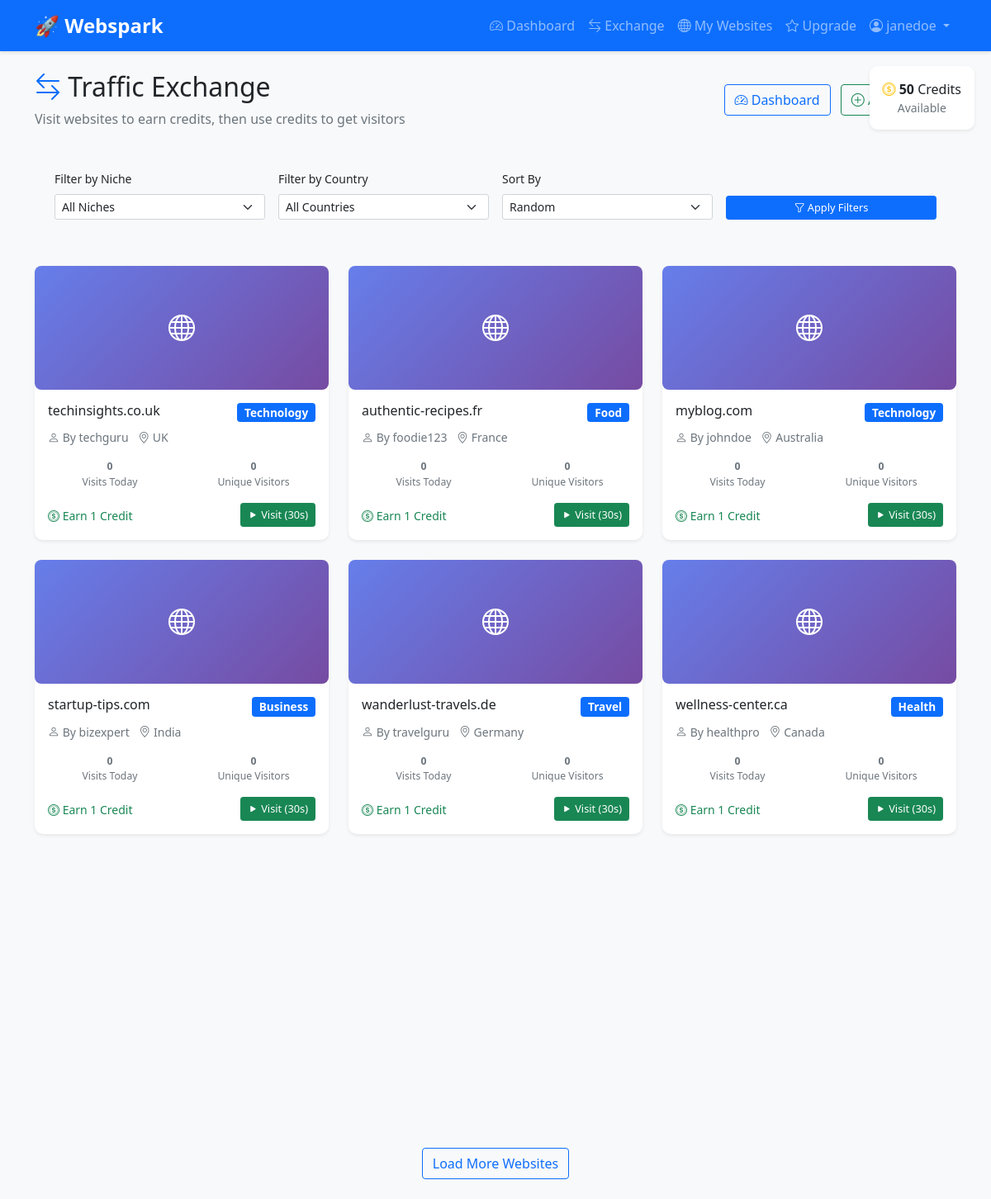
Page /exchange.php (signed in) on the committed database.
### tables this page shows
CREATE TABLE users (
    id INT AUTO_INCREMENT PRIMARY KEY,
    username VARCHAR(50) UNIQUE NOT NULL,
    email VARCHAR(100) UNIQUE NOT NULL,
    password VARCHAR(255) NOT NULL,
    credits INT DEFAULT 0,
    subscription VARCHAR(20) DEFAULT 'free',
    country VARCHAR(50),
    niche VARCHAR(50),
    created_at DATETIME DEFAULT CURRENT_TIMESTAMP,
    
     
    email_verified TINYINT(1) DEFAULT 0,
    verification_code VARCHAR(64),
    reset_token VARCHAR(64),
    reset_expires DATETIME,
    failed_login_attempts INT DEFAULT 0,
    last_login_attempt DATETIME,
    account_locked TINYINT(1) DEFAULT 0,
    
     
    referral_code VARCHAR(32),
    referred_by INT,
    last_active DATETIME DEFAULT CURRENT_TIMESTAMP,
    timezone VARCHAR(50) DEFAULT 'UTC',
    language_preference VARCHAR(10) DEFAULT 'en',
    avatar_url VARCHAR(255),
    bio TEXT,
    
     
    FOREIGN KEY (referred_by) REFERENCES users(id) ON DELETE SET NULL,
    
     
    INDEX idx_email (email),
    INDEX idx_username (username),
    INDEX idx_subscription (subscription),
    INDEX idx_email_verified (email_verified),
    INDEX idx_referral_code (referral_code),
    INDEX idx_created_at (created_at)
);

CREATE TABLE websites (
    id INT AUTO_INCREMENT PRIMARY KEY,
    user_id INT NOT NULL,
    url VARCHAR(500) NOT NULL,  
    title VARCHAR(200),
    description TEXT,
    niche VARCHAR(50),
    country VARCHAR(50),
    language VARCHAR(10) DEFAULT 'en',
    status VARCHAR(20) DEFAULT 'pending',  
    created_at DATETIME DEFAULT CURRENT_TIMESTAMP,
    updated_at DATETIME DEFAULT CURRENT_TIMESTAMP ON UPDATE CURRENT_TIMESTAMP,
    
     
    approval_date DATETIME,
    rejection_reason TEXT,
    last_checked DATETIME,
    
     
    meta_keywords TEXT,
    category VARCHAR(100),
    target_audience VARCHAR(100),
    monthly_visitors INT DEFAULT 0,
    bounce_rate DECIMAL(5,2) DEFAULT 0.00,
    avg_session_duration INT DEFAULT 0,
    
    FOREIGN KEY (user_id) REFERENCES users(id) ON DELETE CASCADE,
    
     
    INDEX idx_user_id (user_id),
    INDEX idx_status (status),
    INDEX idx_niche (niche),
    INDEX idx_country (country),
    INDEX idx_created_at (created_at),
    
     
    UNIQUE KEY unique_url (url)
);

### exchange.php (the view, shortened to what this page needs)
<?php
include "config.php";
$user_id = $_SESSION['user_id'];
$stmt = $mysqli->prepare("SELECT credits, subscription FROM users WHERE id=?");
$stmt->bind_param("i", $user_id);
$stmt->execute();
$user_info = $stmt->get_result()->fetch_assoc();
$stmt = $mysqli->prepare("
    SELECT w.*, u.username, u.country as user_country,
           COALESCE(wa.visits_count, 0) as total_visits,
           COALESCE(wa.unique_visitors, 0) as unique_visitors
    FROM websites w
    JOIN users u ON w.user_id = u.id
    LEFT JOIN website_analytics wa ON w.id = wa.website_id AND wa.date = CURDATE()
    WHERE w.user_id != ? AND w.status = 'active'
    ORDER BY RAND()
    LIMIT 20
");
$stmt->bind_param("i", $user_id);
$stmt->execute();
$available_websites = $stmt->get_result();
?>
<!DOCTYPE html>
<html lang="en">
<head>
  <link href="https://cdn.jsdelivr.net/npm/bootstrap@5.1.3/dist/css/bootstrap.min.css" rel="stylesheet">
  <link href="https://cdn.jsdelivr.net/npm/bootstrap-icons@1.10.0/font/bootstrap-icons.css" rel="stylesheet">
  <link href="assets/css/style.css" rel="stylesheet">
</head>
<body class="dashboard-page">
<?php include "navbar.php"; ?>
<div class="credits-indicator">
  <div class="card shadow-sm">
    <div class="card-body p-3 text-center">
      <div class="credits-display">
        <i class="bi bi-coin text-warning"></i>
        <strong><?= $user_info['credits'] ?></strong> Credits
      </div>
      <div class="small text-muted">Available</div>
    </div>
  </div>
</div>
<div class="container py-4">
  <div class="d-flex justify-content-between align-items-center mb-4">
    <div>
      <h2><i class="bi bi-arrow-left-right text-primary"></i> Traffic Exchange</h2>
      <p class="text-muted mb-0">Visit websites to earn credits, then use credits to get visitors</p>
    </div>
    <div class="text-end">
      <a href="dashboard.php" class="btn btn-outline-primary">
        <i class="bi bi-speedometer2"></i> Dashboard
      </a>
      <a href="profile.php" class="btn btn-outline-success ms-2">
        <i class="bi bi-plus-circle"></i> Add Website
      </a>
    </div>
  </div>
  <div class="filter-section">
    <div class="row g-3">
      <div class="col-md-3">
        <label class="form-label small fw-semibold">Filter by Niche</label>
        <select id="nicheFilter" class="form-select form-select-sm">
          <option value="">All Niches</option>
        </select>
      </div>
      <div class="col-md-3">
        <label class="form-label small fw-semibold">Filter by Country</label>
        <select id="countryFilter" class="form-select form-select-sm">
          <option value="">All Countries</option>
        </select>
      </div>
      <div class="col-md-3">
        <label class="form-label small fw-semibold">Sort By</label>
        <select id="sortFilter" class="form-select form-select-sm">
          <option value="random">Random</option>
        </select>
      </div>
      <div class="col-md-3 d-flex align-items-end">
        <button class="btn btn-primary btn-sm w-100" onclick="applyFilters()">
          <i class="bi bi-funnel"></i> Apply Filters
        </button>
      </div>
    </div>
  </div>
  <div class="row g-4" id="websitesGrid">
    <?php if ($available_websites->num_rows > 0): ?>
      <?php while($website = $available_websites->fetch_assoc()): ?>
      <div class="col-lg-4 col-md-6 website-item lazy-load"
           data-niche="<?= $website['niche'] ?>"
           data-country="<?= $website['country'] ?>">
        <div class="card exchange-card h-100 shadow-sm border-0">
          <div class="website-thumbnail">
            <i class="bi bi-globe"></i>
          </div>
          <div class="card-body p-3">
            <div class="d-flex justify-content-between align-items-start mb-2">
              <h6 class="card-title mb-0 text-truncate" title="<?= htmlspecialchars($website['url']) ?>">
                <?= parse_url($website['url'], PHP_URL_HOST) ?>
              </h6>
              <span class="badge bg-primary"><?= $website['niche'] ?></span>
            </div>
            <p class="card-text small text-muted mb-3">
              <i class="bi bi-person"></i> By <?= $website['username'] ?>
              <span class="ms-2"><i class="bi bi-geo-alt"></i> <?= $website['country'] ?></span>
            </p>
            <div class="website-stats mb-3">
              <div class="row text-center">
                <div class="col-6">
                  <div class="stat-number small fw-bold"><?= $website['total_visits'] ?></div>
                  <div class="stat-label small">Visits Today</div>
                </div>
                <div class="col-6">
                  <div class="stat-number small fw-bold"><?= $website['unique_visitors'] ?></div>
                  <div class="stat-label small">Unique Visitors</div>
                </div>
              </div>
            </div>
            <div class="d-flex justify-content-between align-items-center">
              <div class="visit-info">
                <small class="text-success fw-semibold">
                  <i class="bi bi-coin"></i> Earn 1 Credit
                </small>
              </div>
              <?php if ($user_info['credits'] > 0): ?>
              <form method="post" class="d-inline">
                <button type="submit" name="start_visit" class="btn btn-success btn-sm">
                  <i class="bi bi-play-fill"></i> Visit (30s)
                </button>
              </form>
              <?php else: ?>
              <button class="btn btn-secondary btn-sm" disabled>
                <i class="bi bi-lock"></i> No Credits
              </button>
              <?php endif; ?>
            </div>
          </div>
        </div>
      </div>
      <?php endwhile; ?>
    <?php endif; ?>
  </div>
  <div class="text-center mt-4">
    <button class="btn btn-outline-primary" id="loadMoreBtn" onclick="loadMoreWebsites()">
      Load More Websites
    </button>
  </div>
</div>
</body>
</html>

### assets/css/style.css (style rules this page uses)
body { background-color: #f8f9fa; font-family: 'Segoe UI', Tahoma, Geneva, Verdana, sans-serif; }
.card { border-radius: 10px; border: none; box-shadow: 0 2px 10px rgba(0,0,0,0.1); }
.btn-primary, .bg-primary { background-color: #0d6efd !important; border-color: #0d6efd !important; }
.btn-outline-primary { border-color: #0d6efd; color: #0d6efd; }
.badge { font-size: 0.85em; }
.btn-sm { font-size: 0.8rem; }

### exchange.php (style rules this page uses)
.exchange-card { transition: transform 0.2s ease, box-shadow 0.2s ease; cursor: pointer; }
.website-thumbnail { width: 100%; height: 150px; background: linear-gradient(135deg, #667eea 0%, #764ba2 100%); display: flex; align-items: center; justify-content: center; color: white; font-size: 2rem; border-radius: 8px; }
.credits-indicator { position: fixed; top: 80px; right: 20px; z-index: 1000; }
.filter-section { background: #f8f9fa; border-radius: 10px; padding: 1.5rem; margin-bottom: 2rem; }
.website-stats { font-size: 0.875rem; color: #6c757d; }
.lazy-load { opacity: 0; transition: opacity 0.3s ease; }
.lazy-load.loaded { opacity: 1; }

### rows in the picture
users: credits "50"
websites: url "techinsights.co.uk", niche "Technology", user.username "techguru", country "UK", total_visits "0", unique_visitors "0"
websites: url "authentic-recipes.fr", niche "Food", user.username "foodie123", country "France", total_visits "0", unique_visitors "0"
websites: url "myblog.com", niche "Technology", user.username "johndoe", country "Australia", total_visits "0", unique_visitors "0"
websites: url "startup-tips.com", niche "Business", user.username "bizexpert", country "India", total_visits "0", unique_visitors "0"
websites: url "wanderlust-travels.de", niche "Travel", user.username "travelguru", country "Germany", total_visits "0", unique_visitors "0"
websites: url "wellness-center.ca", niche "Health", user.username "healthpro", country "Canada", total_visits "0", unique_visitors "0"

### other values in the picture
$_SESSION['username'] "janedoe"
